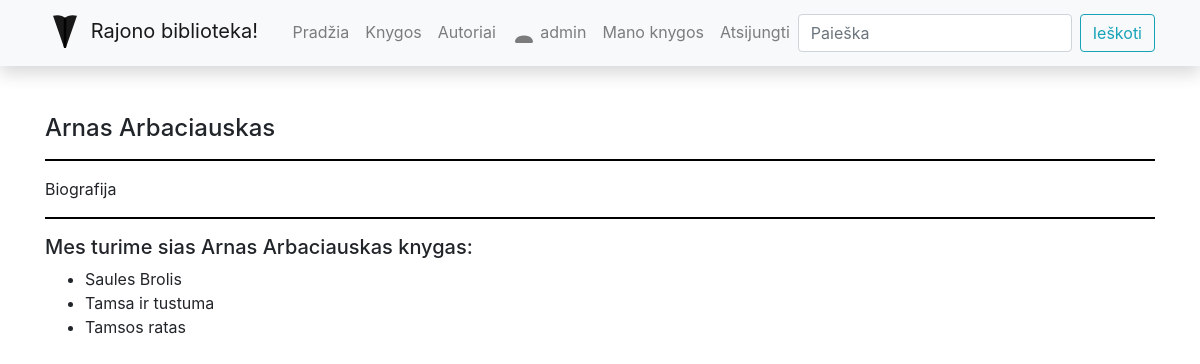
Page /library/authors/4 (signed in) on the committed database.
### library/models.py (models this page shows, shortened)
class Author(models.Model):
    first_name = models.CharField('Vardas', max_length=100)
    last_name = models.CharField('Pavarde', max_length=100)
    description = HTMLField()
    def display_books(self):
        return ', '.join([book.title for book in self.books.all()[:3]])
    display_books.short_description = "Knygos"
    class Meta:
        ordering = ['last_name', 'first_name']
        verbose_name = "Autorius"
        verbose_name_plural = "Autoriai"

class Book(models.Model):
    title = models.CharField('Pavadinimas', max_length=200)
    author = models.ForeignKey('Author', on_delete=models.SET_NULL, null=True, related_name='books')
    summary = models.TextField('Aprasymas', max_length=1000, help_text='Trumpas knygos aprasymas')
    isbn = models.CharField('ISBN', max_length=13)
    genre = models.ManyToManyField(Genre, help_text='Isrinkite zanra knygai')
    cover = models.ImageField('Virselis', upload_to='covers', null=True, blank=True)
    def display_genre(self):
        return '; '.join([genre.name for genre in self.genre.all()])
    display_genre.short_description = 'Zanras'
    class Meta:
        verbose_name = "Knyga"
        verbose_name_plural = "Knygos"

### library/views.py (the view)
# urls.py: path('authors/<int:author_id>', views.author, name='author-detail'),
def author(request, author_id):
    single_author = get_object_or_404(Author, pk=author_id)  # pk - primary key
    return render(request, 'author.html', {'author': single_author})  # {'author':single_author] - context

### library/templates/author.html
{% extends "base.html" %}
{% block content %}
<div>
  <h4>{{author.first_name}} {{author.last_name}}</h4>
  <hr/>
  <p>{{author.description | safe }}</p>
  <hr/>
  <h5>Mes turime sias {{author.first_name}} {{author.last_name}} knygas: </h5>
  <ul>
    {%  for book_obj in author.books.all %}
    <li> {{book_obj.title}} </li>
    {% endfor %}
  </ul>
</div>
{% endblock %}

### library/templates/base.html (shortened to what this page needs)
<!DOCTYPE html>
<html lang="en">
<head>
    <link
            rel="stylesheet"
            href="https://stackpath.bootstrapcdn.com/bootstrap/4.1.3/css/bootstrap.min.css"
    />
    <link
            rel="stylesheet"
            href="https://cdnjs.cloudflare.com/ajax/libs/font-awesome/4.7.0/css/font-awesome.min.css"
    />
    {% load static %}
    <link rel="stylesheet" href="{% static 'css/styles.css' %}"/>
</head>
<body>
<nav
        class="navbar navbar-expand-lg navbar-light bg-light static-top mb-5 shadow"
>
    <div class="container">
        <a class="navbar-brand" href="#">
            Rajono biblioteka!</a
        >
        <div class="collapse navbar-collapse" id="navbarResponsive">
            <ul class="navbar-nav ml-auto">
                <li class="nav-item">
                    <a class="nav-link" href="{% url 'index' %}">Pradžia</a>
                </li>
                <li class="nav-item">
                    <a class="nav-link" href="{% url 'books' %}">Knygos</a>
                </li>
                <li class="nav-item">
                    <a class="nav-link" href="{% url 'authors' %}">Autoriai</a>
                </li>
                {% if user.is_authenticated%}
                <li class="nav-item"><a class="nav-link" href="{% url 'profilis'%}">
                    {{ user.get_username }}</a></li>
                <li class="nav-item"><a class="nav-link" href="{% url 'my-borrowed' %}">Mano knygos</a></li>
                <li class="nav-item"><a class="nav-link" href="{% url 'logout'%}">Atsijungti</a></li>
                {% endif %}
            </ul>
            <form
                    class="form-inline my-2 my-lg-0"
                    action="{% url 'search' %}"
                    method="get"
            >
                <input
                        class="form-control mr-sm-2"
                        type="search"
                        placeholder="Paieška"
                        aria-label="Search"
                        name="query"
                />
                <button class="btn btn-outline-info my-2 my-sm-0" type="submit">
                    Ieškoti
                </button>
            </form>
        </div>
    </div>
</nav>
<div class="container">{% block content %}{% endblock %}</div>
</body>
</html>

### library/static/css/styles.css (style rules this page uses)
hr { width: 100%; background-color: black; height: 1px; border-color : transparent; }

### rows in the picture
Author: first_name "Arnas", last_name "Arbaciauskas", description "Biografija"
Book: title "Saules Brolis"
Book: title "Tamsa ir tustuma"
Book: title "Tamsos ratas"

### other values in the picture
{{ user.get_username }} "admin"
